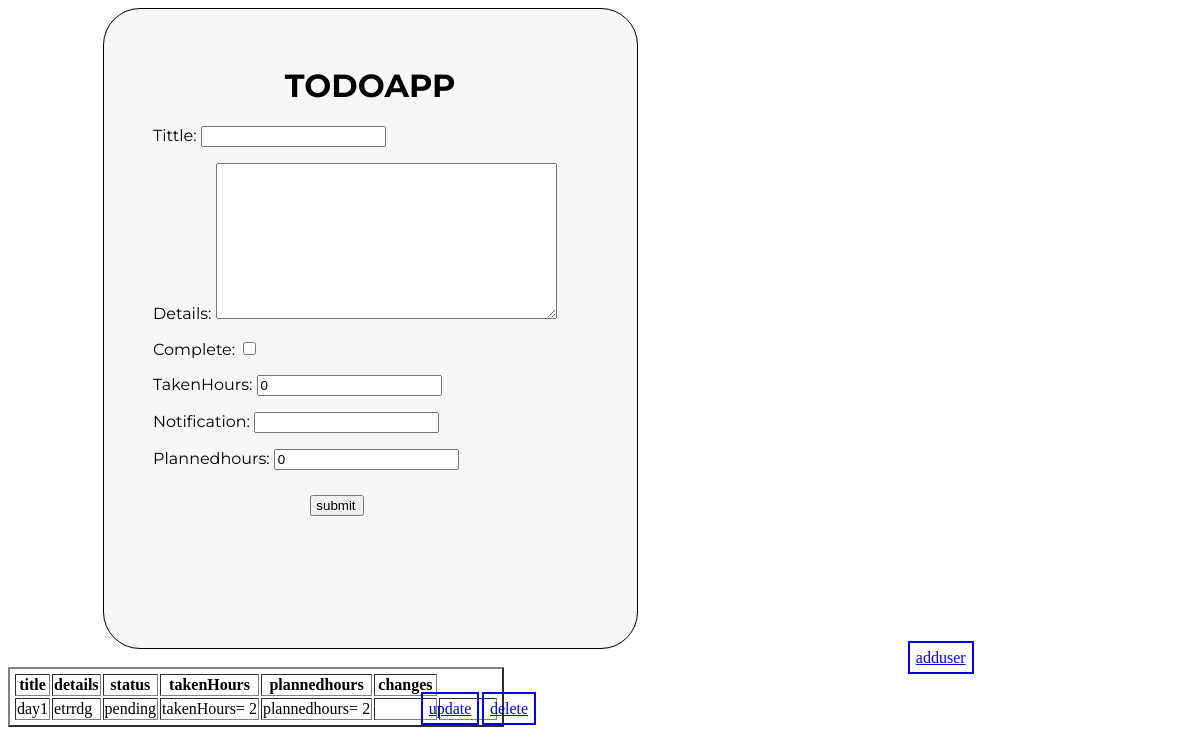
Page /todo/index (signed in) on the earlier database version.
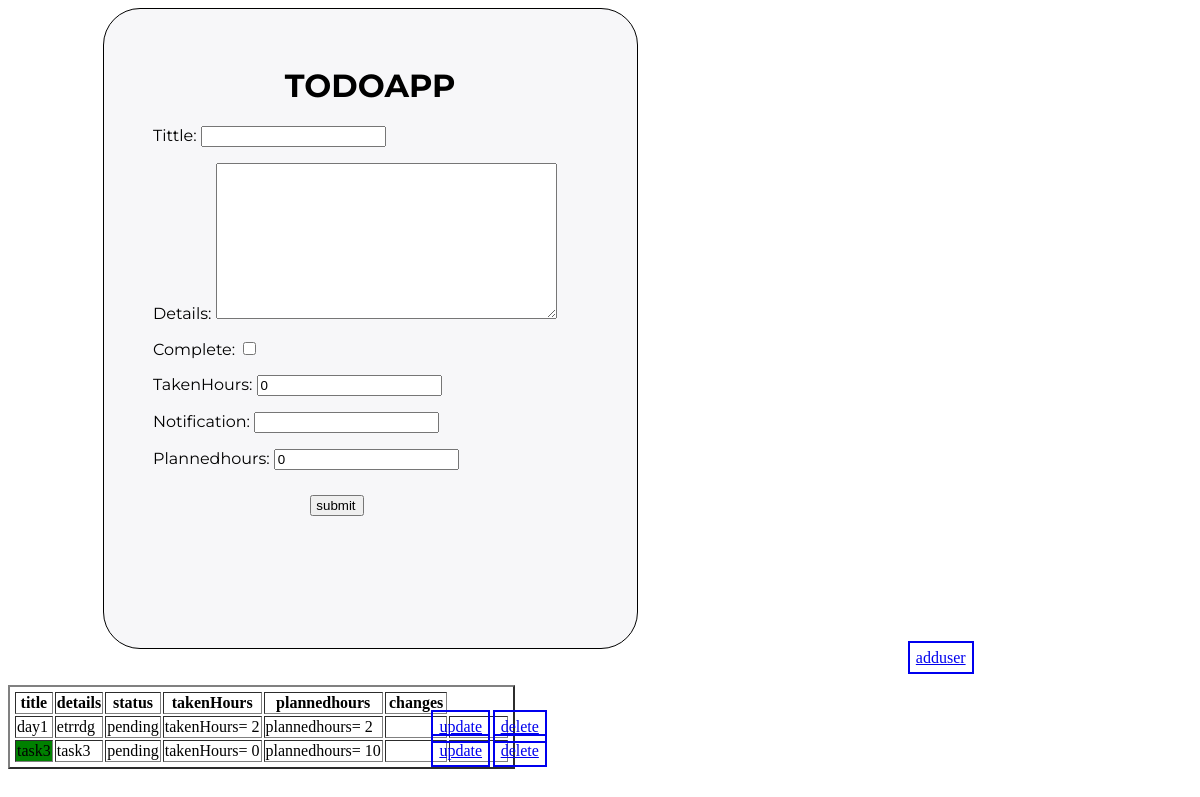
Same page on the later database version.
### todoapp/models.py (models this page shows, shortened)
class Todo (models.Model):
   user = models.ForeignKey(user,on_delete=models.CASCADE,null=True)
   tittle=models.CharField(max_length=35)
   details = models.TextField()
   complete = models.BooleanField(default=False)
   takenHours = models.IntegerField(default=0,blank=True)
   created = models.DateTimeField(auto_now_add=True)
   notification = models.CharField(max_length=34,blank=True)
   plannedhours = models.IntegerField(default=0,blank=True)

### todoapp/views.py (the view)
def index(request):
    form1= Todoform()
    data = Todo.objects.filter(user=request.user)
    if request.method =="POST":
         print(request.user,'hi')
         form1 = Todoform(request.POST)
         if form1.is_valid():
             form1.save(request.user)
    return render(request,'todoapp/list.html',{'form':form1,'data':data} )

### todoapp/form.py (shortened to what this page needs)
class Todoform(forms.ModelForm):
    class Meta:
        model = Todo
        fields="__all__"
        exclude=['user']

### todoapp/templates/todoapp/list.html (shortened to what this page needs)
 <div class="box">
  <h1>TODOAPP</h1>
<form method='POST'>
      {{form.as_p}}
      <input type="submit" id='submit'value="submit">
</form>
</div>
<a href="{%url 'signup' %}">adduser</a>
<table class="table" border="2">
  <thead>
    <th>title</th>
    <th>details</th>
    <th>status</th>
    <th>takenHours</th>
    <th>plannedhours</th>
    <th>changes</th>
</thead>
 {% for y in data %}
 <tr>
  {% if y.takenHours > y.plannedhours%}
  <td style = "background-color: red"> {{y.tittle}}</td>
 {% elif y.takenHours < y.plannedhours%}
 <td style = "background-color: green"> {{y.tittle}}</td>
 {% else %}
 <td > {{y.tittle}}</td>
 {% endif %}
 <td>  {{y.details}}</td>
 {%if  y.complete %}
 <td>completed</td>
 {% else %}
 <td>pending</td>
 {% endif %}
 <td>takenHours=  {{y.takenHours}}</td>
 <td>plannedhours= {{y.plannedhours}}</td>
   <br>
  <td><a href="{%url 'update' y.id %}">update</a></td>
<td><a href="{%url 'delete_task' y.id %}">delete</a></td>
 </tr>
 {% endfor %}
</table>

Differences in the rows shown:
added Todo: tittle "task3", details "task3", complete "pending", takenHours "0", plannedhours "10"
